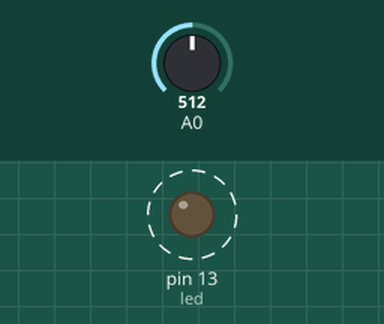
Recording of a sketch running on a simulated Arduino Pro Mini, built with avr-gcc and run on an emulated ATmega328P. On the bench: output pins drawn as LEDs (lit = HIGH). Dashed ring = blinking. Inputs (shaded band) come from the test bench; at power-on: A0 = 512. What the sketch prints to the serial monitor is not drawn.

Above: at 0.2 s.
Timing chart, 0 to 3.0 s (numbered marks = the images above):
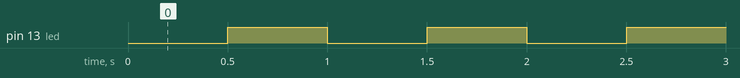

Measured:
- by itself, pin 13 (led): alternates HIGH for 0.50 s and LOW for 0.50 s

The sketch:

Pro_Mini_test_2.ino
```cpp
 // Pro Mini test : Digital and Analog

 bool state = 0 ;
 byte led = 13 ;

 void setup() {
  pinMode(led, 1) ;
  Serial.begin(9600) ;
 }

 void loop() {

  digitalWrite( led, state ) ;
  delay(500) ;
  state = !state ;

  int val=analogRead(0) ;
  Serial.println(val) ;
 }
```
